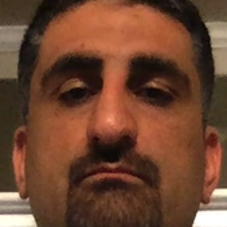
#> input picture data/sample_dataset/DDD Dataset/Drowsy/A0001.png, 227 x 227 px; its folder holds 5 pictures in this run
$ python test_red_flash.py
#> lines starting #> are read from the running program, lines starting #| are printed output that depends on the picture
import sys
import cv2
import numpy as np
from pathlib import Path

PROJECT_ROOT = Path(__file__).resolve().parent.parent
if str(PROJECT_ROOT) not in sys.path:
    sys.path.insert(0, str(PROJECT_ROOT))

import config

def apply_face_red_light_flash(frame: np.ndarray, bbox: tuple, intensity: float = 0.75) -> np.ndarray:
    """
    Applies an intense emergency red strobe flash directly onto the driver's face:
    - Elliptical radial red wash simulating cabin emergency beacon light.
    - Boosts red channel while preserving facial features and eye visibility.
    - Pulsating outer boundary beacon ring.
    """
    if bbox is None or intensity <= 0.01:
        return frame

    h, w = frame.shape[:2]
    x1, y1, x2, y2 = bbox
    x1, y1 = max(0, x1), max(0, y1)
    x2, y2 = min(w, x2), min(h, y2)
    if x2 <= x1 or y2 <= y1:
        return frame

    result = frame.copy()
    fw = x2 - x1
    fh = y2 - y1

    # 1. Create elliptical radial gradient mask over the face
    center_x = (x1 + x2) // 2
    center_y = (y1 + y2) // 2
    axes = (int(fw * 0.65), int(fh * 0.75))

    mask = np.zeros((h, w), dtype=np.float32)
    cv2.ellipse(mask, (center_x, center_y), axes, 0, 0, 360, 1.0, -1)
    # Gaussian blur for soft natural spotlight/strobe falloff
    ksize = max(15, (int(min(fw, fh) * 0.25) // 2) * 2 + 1)
    mask = cv2.GaussianBlur(mask, (ksize, ksize), 0)

    # 2. Compute red strobe illumination
    # BGR format: boost Red (channel 2), add slight warm boost, clip safely
    red_layer = result.copy().astype(np.float32)
    red_layer[:, :, 2] += 160.0 * intensity   # Intense Red Channel
    red_layer[:, :, 1] -= 30.0 * intensity    # Reduce Green
    red_layer[:, :, 0] -= 40.0 * intensity    # Reduce Blue
    np.clip(red_layer, 0, 255, out=red_layer)

    # 3. Blend red layer onto face using radial mask * intensity
    alpha = np.expand_dims(mask * (intensity * 0.85), axis=2)
    result = (result.astype(np.float32) * (1.0 - alpha) + red_layer * alpha).astype(np.uint8)

    # 4. Emergency pulsating face beacon box
    box_alpha = min(1.0, intensity * 1.2)
    overlay = result.copy()
    cv2.rectangle(overlay, (x1, y1), (x2, y2), (0, 0, 255), 4)
    # Flashing tag
    tag_h = 28
    cv2.rectangle(overlay, (x1, max(0, y1 - tag_h)), (x1 + 240, y1), (0, 0, 255), -1)
    cv2.putText(overlay, "[!] RED FLASH ALERT", (x1 + 6, max(12, y1 - 8)),
                cv2.FONT_HERSHEY_DUPLEX, 0.52, (255, 255, 255), 1, cv2.LINE_AA)

    cv2.addWeighted(overlay, box_alpha, result, 1.0 - box_alpha, 0, result)

    # 5. Screen peripheral red strobe vignette border
    border_thick = int(8 * intensity)
    if border_thick > 0:
        cv2.rectangle(result, (0, 0), (w, h), (0, 0, 255), border_thick)

    return result

# Test on sample
sample_path = config.DDD_DATASET_DIR / "Drowsy" / "A0001.png"
raw = cv2.imread(str(sample_path))
#> raw is the input picture: shape (227, 227, 3); mean B, G, R 48.2, 68.8, 109.6
frame = cv2.resize(raw, (640, 480))
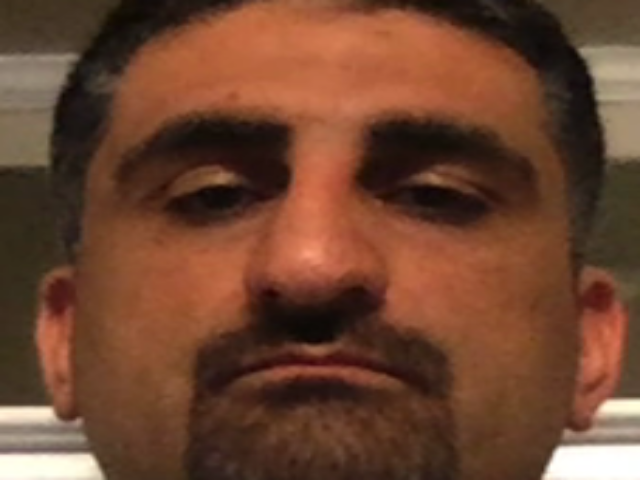
#> frame: shape (480, 640, 3); mean B, G, R 48.1, 68.7, 109.5
bbox = (180, 140, 460, 420)

out_dir = config.PREDICTIONS_DIR / "red_flash_tests"
out_dir.mkdir(parents=True, exist_ok=True)

# Generate frames at various pulse intensities (peak, mid, low)
for intensity, name in [(1.0, "peak"), (0.5, "mid"), (0.0, "off")]:
    flashed = apply_face_red_light_flash(frame, bbox, intensity=intensity)
    out_file = out_dir / f"face_red_flash_{name}.png"
    cv2.imwrite(str(out_file), flashed)
    print(f"Saved: {out_file.name}")
#> this loop made 3 passes
#> pass 1, in apply_face_red_light_flash, `result = (result.astype(np.float32) * (1.0 - alpha) + red_layer * alph..`:
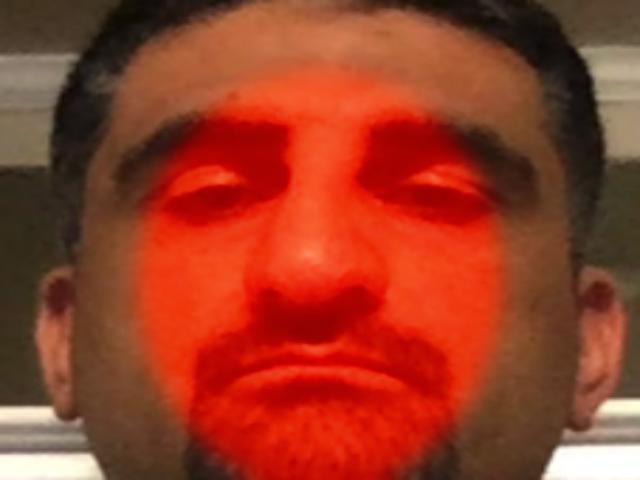
#> result: shape (480, 640, 3); mean B, G, R 37.3, 59.1, 152.1
#> pass 1, `flashed = apply_face_red_light_flash(frame, bbox, intensity=intensity)`:
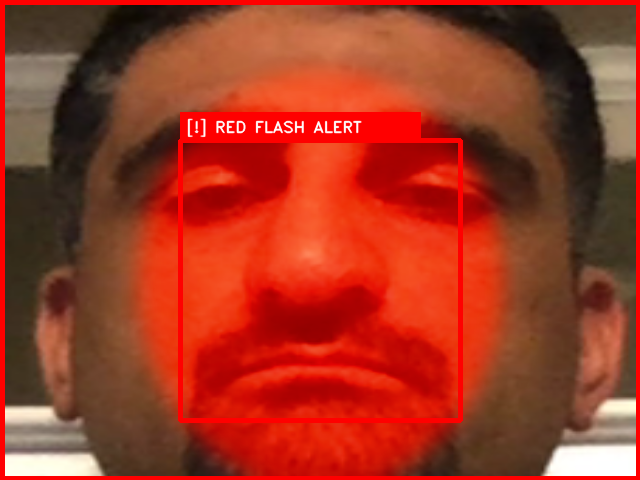
#> flashed: shape (480, 640, 3); mean B, G, R 35.3, 55.9, 159
#> pass 2, in apply_face_red_light_flash (call 2), `result = (result.astype(np.float32) * (1.0 - alpha) + red_layer * alph..`:
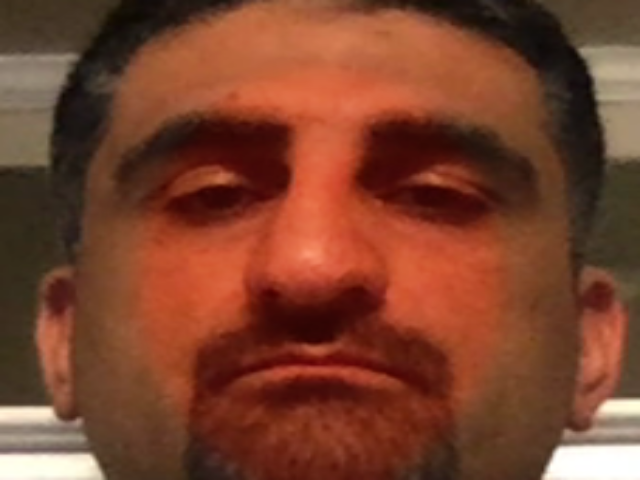
#> result: shape (480, 640, 3); mean B, G, R 44.6, 65.8, 122.2

print("Red flash tests generated!")
